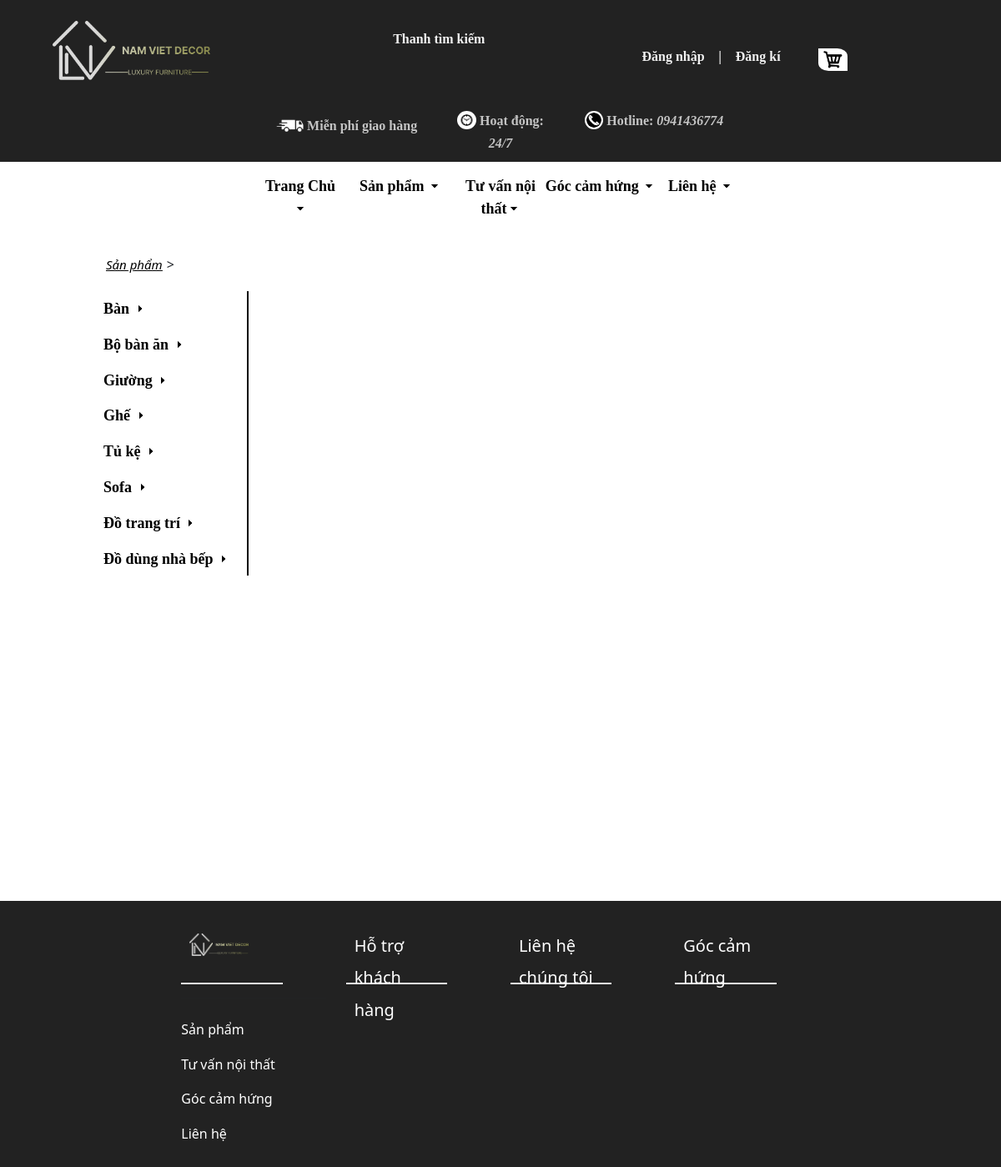
Before: /sanpham/ with the older database file.
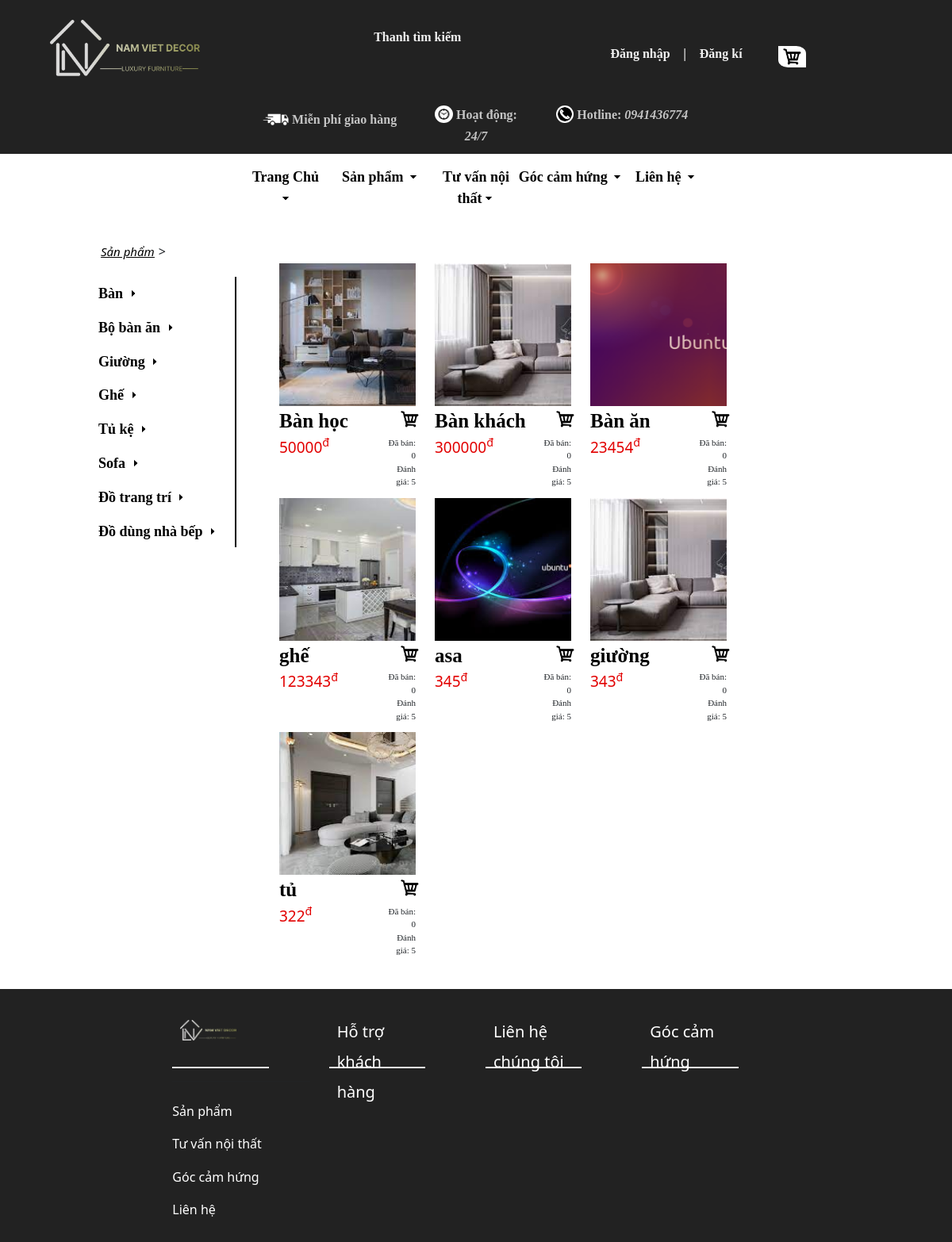
After: the same page with the newer database file.
### sanpham/models.py (models this page shows, shortened)
class SanPham(models.Model):
    TenSP = models.CharField(max_length=30)
    LoaiSP = models.CharField(max_length=30)
    GiaSP = models.IntegerField()
    image = models.ImageField(null=True)
    DanhGia = 5
    LuotMua = 0
    TonKho = models.IntegerField()

### sanpham/views.py (the view)
# urls.py: path('', views.list, name='sanpham'),
def list(request):
    Data = {'SanPham': SanPham.objects.all()}
    return render(request, "sanpham.html", Data)

### sanpham/templates/sanpham.html (shortened to what this page needs)
{% extends "pages/base.html" %}
{% load static %}
{% block content %}
<div class="row">
    <div class="col-sm-1"></div>
    <div class="col-sm-2 menu">
        <div>
            <a href="{% url 'sanpham' %}" class="link-webs"><i><u>Sản phẩm</u></i></a>>
        </div>
        <div class="border_right menu-nav">
          <a class="nav-link item-menu" href="#">Bàn <i class="mui_ten right"></i></a>
          <a class="nav-link item-menu" href="#">Bộ bàn ăn <i class="mui_ten right"></i></a>
          <a class="nav-link item-menu" href="#">Giường <i class="mui_ten right"></i></a>
          <a class="nav-link item-menu" href="#">Ghế <i class="mui_ten right"></i></a>
          <a class="nav-link item-menu" href="#">Tủ kệ <i class="mui_ten right"></i></a>
          <a class="nav-link item-menu" href="#">Sofa <i class="mui_ten right"></i></a>
          <a class="nav-link item-menu" href="#">Đồ trang trí <i class="mui_ten right"></i></a>
          <a class="nav-link item-menu" href="#">Đồ dùng nhà bếp <i class="mui_ten right"></i></a>
        </div>
    </div>
    <div class="col-sm-6 content-web">
        <div class="row">
            {% for sanpham in SanPham %}
                <div class="col-sm-4 item-sp">
                        <a href="{{sanpham.id}}" class="image_sp"><div><img src="{{sanpham.image.url}}"/></div></a>
                        <div class="row">
                            <div class="col-sm-9">
                                <a href="{{sanpham.id}}" class="ten_sp">{{sanpham.TenSP}}</a>
                            </div>
                            <div class="col-sm-3 al-right">
                                <img src="{% static 'images/giohang.png' %}" class="gio_hang">
                            </div>
                        </div>
                        <div class="row">
                            <div class="col-sm-8 Gia">{{sanpham.GiaSP}}<sup>đ</sup></div>
                            <div class="col-sm-4 ban-danh_gia al-right">Đã bán: {{sanpham.LuotMua}} <br> Đánh giá: {{sanpham.DanhGia}}</div>
                        </div>
                </div>
            {% endfor %}
        </div>
    </div>
</div>
{% endblock %}

### home/templates/pages/base.html (shortened to what this page needs)
<!DOCTYPE html>
<html lang="en">
<head>
    {% load static %}
    <link rel="stylesheet" href = "{% static 'css/bootstrap.min.css' %}">
    <link rel="stylesheet" href = "{% static 'css/change_boostrap.css' %}">
    <link rel="stylesheet" href = "{% static 'css/base.css' %}">
    <link rel="stylesheet" href = "{% static 'css/dichvu.css' %}">
    <link rel="stylesheet" href = "{% static 'css/blog.css' %}">
    <link rel="stylesheet" href = "{% static 'css/sanpham.css' %}">
    <link rel="stylesheet" href = "{% static 'css/icon.css' %}">
    <link rel="stylesheet" href = "{% static 'css/profile.css' %}">
    <link rel="stylesheet" href = "{% static 'css/body.css' %}">
    <link rel="stylesheet" href = "{% static 'js/bootstrap.bundle.min.js' %}">
</head>
<body>
    <div class="container-fluid bd">
        <div class="row header_web">
            <div class="col-sm-3">
                <center>
                    <a class="nav-link" href="/"><img src="{% static 'images/logo.png' %}" class="logo_web"></a>
                </center>
            </div>
            <div class="col-sm-9">
                <div class="row">
                    <div class="col-sm-6 dn-dk">
                        Thanh tìm kiếm
                    </div>
                    <div class="col-sm-3 dk-dn-mg">
                        {% if user.username %}
                        <ul class="nav pf_hover" id="pf">
                            <div class="pf-dk">
                                <a class="dn-dk" href="{% url 'profile' %}"><img src="{% static 'images/avt.png' %}" class="avt"> {{user.username}}</a>
                                <ul class="hover_dx">
                                    <a class="nav-link dx" href="{% url 'profile' %}">Trang cá nhân</a>
                                    <a class="nav-link dx" href="{% url 'logout' %}">Đăng xuất</a>
                                </ul>
                            </div>
                        </ul>
                        {% else %}
                            <a class="dn-dk" href="{% url 'login' %}">Đăng nhập</a> | <a class="dn-dk" href="{% url 'register' %}">Đăng kí</a>
                        {% endif %}
                    </div>
                    <div class="col-sm-1 dk-dn-mg">
                        <img src="{% static 'images/giohang.png' %}" class="gio_hang">
                    </div>
                </div>
                <br><br>
                <div class="row thongtin">
                    <div class="col-sm-3">
                        <img src="{% static 'images/xe.png' %}" class="xe">
                        Miễn phí giao hàng
                    </div>
                    <div class="col-sm-2">
                        <img src="{% static 'images/dongho.png' %}" class="dongho">
                        Hoạt động: <i>24/7</i>
                    </div>
                    <div class="col-sm-3">
                        <img src="{% static 'images/hotline.png' %}" class="hotline">
                        Hotline: <i>0941436774</i>
                    </div>
                </div>
            </div>
        </div>
        <div class="row">
            <div class="col-sm-3"></div>
            <div class="col-sm-6 main">
                <ul class="nav main_hover"  id="main-menu">
                    <li class="col-sm-2">
                        <a class="nav-link pages_web" href="/">Trang Chủ <i class="mui_ten down"></i></a>
                    </li>
                    <li class="col-sm-3 bg_pages_web">
                        <a class="nav-link pages_web" href="{% url 'sanpham' %}">Sản phẩm <i class="mui_ten down"></i></a>
                    </li>
                    <li class="col-sm-2 bg_pages_web">
                        <a class="nav-link pages_web" href="{% url 'dichvu' %}">Tư vấn nội thất<i class="mui_ten down"></i></a>
                    </li>
                    <li class="col-sm-3 bg_pages_web">
                        <a class="nav-link pages_web" href="{% url 'blog' %}">Góc cảm hứng <i class="mui_ten down"></i></a>
                    </li>
                    <li class="col-sm-2 bg_pages_web">
                        <a class="nav-link pages_web" href="{% url 'contact' %}">Liên hệ <i class="mui_ten down"></i></a>
                    </li>
                </ul>
            </div>
        </div>
        <div class="container-fluid">
            {% block content %}
            {% endblock %}
        </div>
    </div>
    <footer>
        <div class="container-fluid ft">
            <div class="row">
                <div class="col-sm-2"></div>
                <div class="col-sm-2 ct_h2_ft">
                    <h2><a class="nav-link" href="/"><img src="{% static 'images/logo.png' %}" class="logo_web_ft"></a></h2>
                    <hr>
                    <h3><a class="h3_ft" href="{% url 'sanpham' %}">Sản phẩm</a></h3>
                    <h3><a class="h3_ft" href="{% url 'dichvu' %}">Tư vấn nội thất</a></h3>
                    <h3><a class="h3_ft" href="{% url 'blog' %}">Góc cảm hứng</a></h3>
                    <h3><a class="h3_ft" href="{% url 'contact' %}">Liên hệ</a></h3>
                </div>
                <div class="col-sm-2 ct_h2_ft">
                    <h2><a class="h2_ft" href="/">Hỗ trợ khách hàng</a></h2>
                </div>
                <div class="col-sm-2 ct_h2_ft">
                    <h2><a class="h2_ft" href="/">Liên hệ chúng tôi</a></h2>
                </div>
                <div class="col-sm-2 ct_h2_ft">
                    <h2><a class="h2_ft" href="/">Góc cảm hứng</a></h2>
                </div>
            </div>
        </div>
    </footer>
</body>
</html>

### home/static/css/base.css (style rules this page uses)
.dk-dn-mg { margin-top: 30px; color: #f1f1f1; }
.header_web { background:#222222; padding: 25px 10px 10px 10px; }
.dn-dk { padding: 10px; text-align: center; text-decoration: none; font-size: 16px; font-weight:bold; font-family:verdana; color: #f1f1f1; }
.thongtin { font-weight:bold; text-align: center; font-family:verdana; color: #c4c4c4; }
.pages_web { text-align: center; font-family:verdana; font-weight: bold; font-size: 18px; color: #000000; background:#ffffff; padding: 16px 2px 16px 2px; border-bottom-left-radius: 4px; border-bottom-right-radius:4px ; }
.mui_ten { border: 3px solid transparent; border-top: 3px solid; border-right: 3px solid; display: inline-block; }
.down { margin:5px; transform: rotate(135deg); -webkit-transform: rotate(135deg); }
.right { margin: 3px; transform: rotate(45deg); -webkit-transform: rotate(45deg); }
.item-menu { line-height: 1.6; display: block; color: black; font-weight: bold; font-size: 18px; font-family:verdana; position: relative; right: 0; left: auto; transition: .8s; padding: 7px 2px 6px 2px; border-radius: 6px; margin: 0 1px 1px 0; }
.item-menu:before { content: ""; position: absolute; top: 0; left: auto; right: 0; width: 0; height: 100%; background-color: black; transition: .5s; z-index: -1; border-radius: 6px; margin: 0 1px 1px 0; }
.menu-nav { color: #000000; margin-top: 20px; font-size: 18px; font-family:verdana; font-weight: bold; }
.link-webs { margin:5px; font-size: 15px; color: black; }
.menu { height: 100vh; min-width: 200px; position: sticky; position: -webkit-sticky; top: 0; z-index: 1000; transition: background-color 1s ease; overflow-y: hidden; padding-top: 25px; background:#ffffff }
.border_right { border-right: 2px solid black; }
.content-web { margin: 40px 10px 40px 30px; }
.ft { background: #222222; padding:20px; }
.h2_ft { color:rgb(255, 255, 255); text-decoration: none; font-size: 20px; }
.h3_ft { color:rgb(255, 255, 255); text-decoration: none; font-size: 16px; }
.ct_h2_ft h2 { width: 70%; height: 80px; padding: 10px; border-bottom: 2px solid #f1f1f1; }
.logo_web_ft { width:70% }

### home/static/css/sanpham.css (style rules this page uses)
.item-sp { padding-top: 12px; }
.Gia { font-size: 19px; color: rgb(226, 0, 0); }
.ban-danh_gia { font-size: 11px; font-family: verdana; }
.ten_sp { font-size: 25px; font-family: verdana; text-decoration: none; font-weight: bold; color: black; }
.image_sp { margin-bottom: 10px; }
.image_sp img { width:300px; height:180px; display:block; transition: all .3s ease; }
.image_sp div { display:block; overflow: hidden; }
.al-right { text-align: right; }

### home/static/css/body.css (style rules this page uses)
html, body { height: 100%; }
.bd { min-height: 95%; }

Changed rows visible on the page:
added SanPham: image (picture), TenSP "Bàn học", GiaSP "50000", LuotMua "0", DanhGia "5"
added SanPham: image (picture), TenSP "Bàn khách", GiaSP "300000", LuotMua "0", DanhGia "5"
added SanPham: image (picture), TenSP "Bàn ăn", GiaSP "23454", LuotMua "0", DanhGia "5"
added SanPham: image (picture), TenSP "ghế", GiaSP "123343", LuotMua "0", DanhGia "5"
added SanPham: image (picture), TenSP "asa", GiaSP "345", LuotMua "0", DanhGia "5"
added SanPham: image (picture), TenSP "giường", GiaSP "343", LuotMua "0", DanhGia "5"
added SanPham: image (picture), TenSP "tủ", GiaSP "322", LuotMua "0", DanhGia "5"
